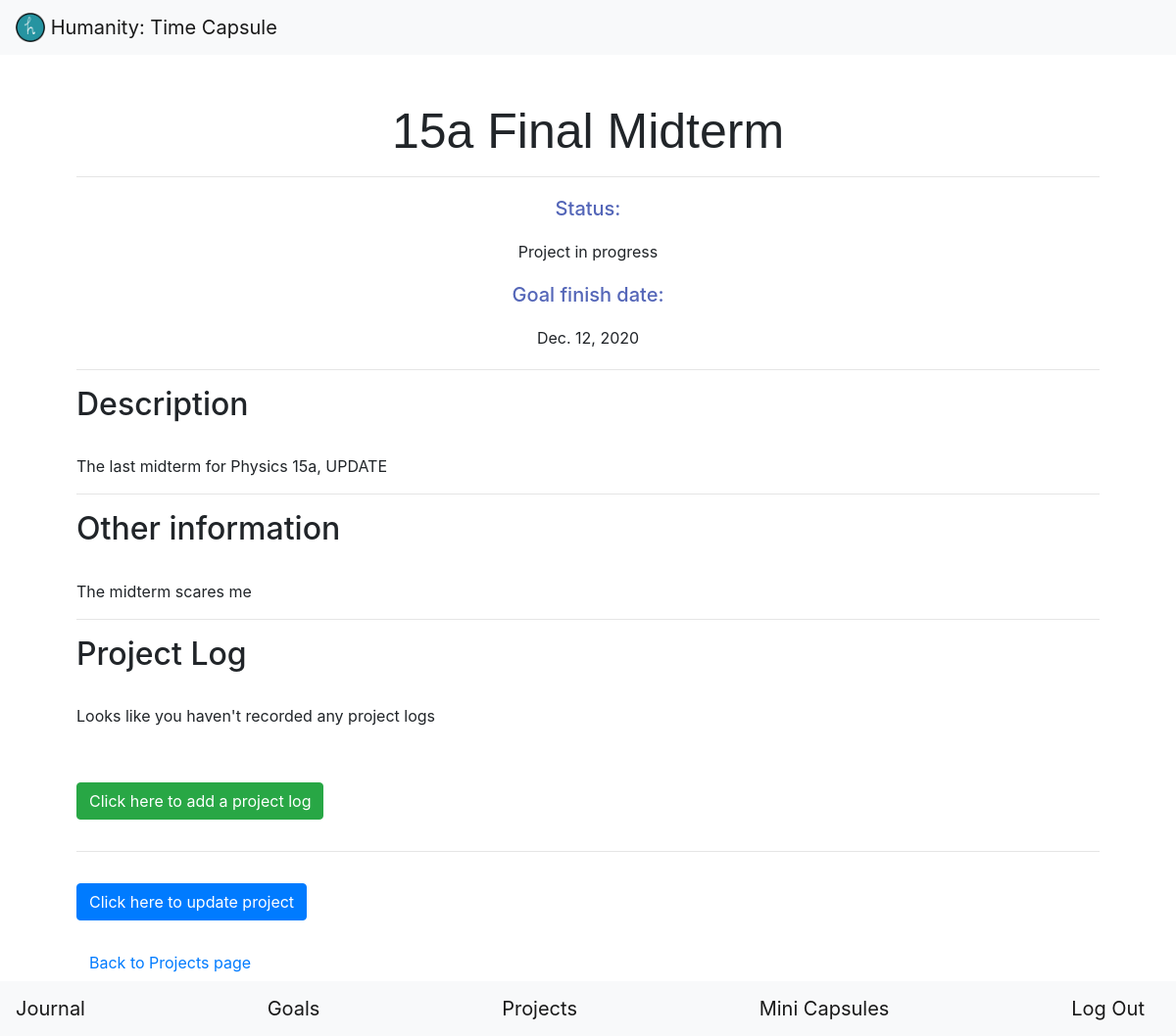
/projects/2/ (signed in), run on the app's committed database.
### capsule/models.py (models this page shows, shortened)
class Project(models.Model):
    STATUS_CHOICES = [
        ('c', 'Completed'),
        ('i', 'In progess'),
        ('s', 'Stopped')
    ]
    user_id = models.IntegerField()
    title = models.CharField(max_length=64)
    description = models.TextField()
    finish_date = models.DateField()
    status = models.CharField(choices=STATUS_CHOICES, max_length=11)
    other_info = models.TextField()
    created = models.DateTimeField(auto_now_add=True, auto_now=False)
    class Meta:
        ordering = ('-created',)

### capsule/views.py (the view, shortened to what this page needs)
# urls.py: path('projects/<int:project_id>/', views.view_project, name='view_project'),
@login_required
def view_project(request, project_id):
    project = Project.objects.get(pk=project_id)
    return render(request, 'capsule/view_project.html', {
        'project': project,
        'project_form': AddProject(initial={
            'title': project.title,
            'description': project.description,
            'finish_date': project.finish_date,
            'status': project.status,
            'other_info': project.other_info
        }),
        'logs': ProjectLog.objects.filter(user_id=request.user.pk, project_id=project_id),
        'log_form': addProjectLog()
    })

### capsule/templates/capsule/view_project.html (shortened to what this page needs)
{% extends "capsule/layout.html" %}
{% load static %}
{% load crispy_forms_tags %}
{% block pageHeader %}
    <h1>{{project.title}}</h1>
{% endblock %}
{% block body %}
    <div id="entry">
        <h5 class="general_info">Status:</h5>
        {% if project.status == 'i' %}
            <p class="general_info">Project in progress</p>
        {% elif project.status == 'c' %}
            <p class="general_info">Project completed!</p>
        {% else %}
            <p class="general_info">Project stopped</p>
        {% endif %}
        <h5 class="general_info">Goal finish date:</h5>
        <p class="general_info">{{ project.finish_date }}</p>
        <hr>
        <h2>Description</h2>
        <br>
        <p>
            {{ project.description }}
        </p>
        <hr>
        <h2>Other information</h2>
        <br>
        <p>
            {{ project.other_info }}
        </p>
        <hr>
        <h2>Project Log</h2>
        <br>
        {% if not logs %}
            <p>Looks like you haven't recorded any project logs</p>
        {% else %}
            {% for log in logs %}
                <a href="{% url 'capsule:view_log' project.pk log.pk %}">{{ log }}&#128220;</a>
                <br>
            {% endfor %}
        {% endif %}
        <br>
        <button type="button" class="btn btn-success my-3" data-toggle="modal" data-target="#addProjectLog">
            Click here to add a project log
        </button>
    </div>
    <hr>
    <button class="btn btn-primary my-3" id="toggle_form">Click here to update project</button>
    <br>
    <a class="btn btn-link my-2"href="{% url 'capsule:projects' %}">Back to Projects page</a>
{% endblock %}

### capsule/static/capsule/styles.css (style rules this page uses)
h1 { font-family: sans-serif; font-size: 50px; text-align: center; }
h5 { color: #5466b8; }
.general_info { text-align: center; margin: 20px; }

### data on the page
Project: title "15a Final Midterm", finish_date "Dec. 12, 2020", description "The last midterm for Physics 15a, UPDATE", other_info "The midterm scares me"
